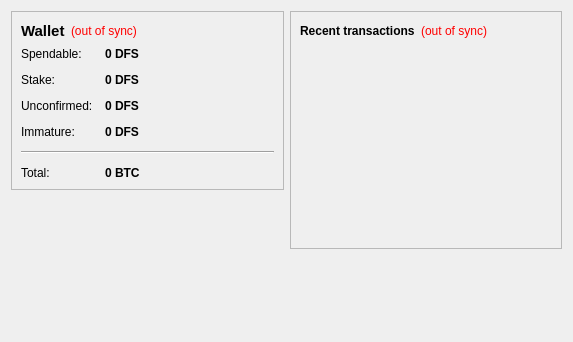
<?xml version="1.0" encoding="UTF-8"?>
<ui version="4.0">
 <class>OverviewPage</class>
 <widget class="QWidget" name="OverviewPage">
  <property name="geometry">
   <rect>
    <x>0</x>
    <y>0</y>
    <width>573</width>
    <height>342</height>
   </rect>
  </property>
  <property name="windowTitle">
   <string>Form</string>
  </property>
  <layout class="QHBoxLayout" name="horizontalLayout" stretch="1,1">
   <item>
    <layout class="QVBoxLayout" name="verticalLayout_2">
     <item>
      <widget class="QFrame" name="frame">
       <property name="frameShape">
        <enum>QFrame::StyledPanel</enum>
       </property>
       <property name="frameShadow">
        <enum>QFrame::Raised</enum>
       </property>
       <layout class="QVBoxLayout" name="verticalLayout_4">
        <item>
         <layout class="QHBoxLayout" name="horizontalLayout_4">
          <item>
           <widget class="QLabel" name="label_5">
            <property name="font">
             <font>
              <pointsize>11</pointsize>
              <weight>75</weight>
              <bold>true</bold>
             </font>
            </property>
            <property name="text">
             <string>Wallet</string>
            </property>
           </widget>
          </item>
          <item>
           <widget class="QLabel" name="labelWalletStatus">
            <property name="toolTip">
             <string>The displayed information may be out of date. Your wallet automatically synchronizes with the DFSCoin network after a connection is established, but this process has not completed yet.</string>
            </property>
            <property name="styleSheet">
             <string notr="true">QLabel { color: red; }</string>
            </property>
            <property name="text">
             <string notr="true">(out of sync)</string>
            </property>
            <property name="alignment">
             <set>Qt::AlignLeading|Qt::AlignLeft|Qt::AlignVCenter</set>
            </property>
           </widget>
          </item>
          <item>
           <spacer name="horizontalSpacer_2">
            <property name="orientation">
             <enum>Qt::Horizontal</enum>
            </property>
            <property name="sizeHint" stdset="0">
             <size>
              <width>40</width>
              <height>20</height>
             </size>
            </property>
           </spacer>
          </item>
         </layout>
        </item>
        <item>
         <layout class="QFormLayout" name="formLayout_2">
          <property name="fieldGrowthPolicy">
           <enum>QFormLayout::AllNonFixedFieldsGrow</enum>
          </property>
          <property name="horizontalSpacing">
           <number>12</number>
          </property>
          <property name="verticalSpacing">
           <number>12</number>
          </property>
          <item row="0" column="0">
           <widget class="QLabel" name="label">
            <property name="text">
             <string>Spendable:</string>
            </property>
           </widget>
          </item>
          <item row="0" column="1">
           <widget class="QLabel" name="labelBalance">
            <property name="font">
             <font>
              <weight>75</weight>
              <bold>true</bold>
             </font>
            </property>
            <property name="cursor">
             <cursorShape>IBeamCursor</cursorShape>
            </property>
            <property name="toolTip">
             <string>Your current spendable balance</string>
            </property>
            <property name="text">
             <string notr="true">0 DFS</string>
            </property>
            <property name="textInteractionFlags">
             <set>Qt::LinksAccessibleByMouse|Qt::TextSelectableByKeyboard|Qt::TextSelectableByMouse</set>
            </property>
           </widget>
          </item>
          <item row="1" column="0">
           <widget class="QLabel" name="label_6">
            <property name="text">
             <string>Stake:</string>
            </property>
           </widget>
          </item>
          <item row="1" column="1">
           <widget class="QLabel" name="labelStake">
            <property name="font">
             <font>
              <weight>75</weight>
              <bold>true</bold>
             </font>
            </property>
            <property name="cursor">
             <cursorShape>IBeamCursor</cursorShape>
            </property>
            <property name="toolTip">
             <string>Total of coins that was staked, and do not yet count toward the current balance</string>
            </property>
            <property name="text">
             <string notr="true">0 DFS</string>
            </property>
            <property name="textInteractionFlags">
             <set>Qt::LinksAccessibleByMouse|Qt::TextSelectableByKeyboard|Qt::TextSelectableByMouse</set>
            </property>
           </widget>
          </item>
          <item row="2" column="0">
           <widget class="QLabel" name="label_3">
            <property name="text">
             <string>Unconfirmed:</string>
            </property>
           </widget>
          </item>
          <item row="2" column="1">
           <widget class="QLabel" name="labelUnconfirmed">
            <property name="font">
             <font>
              <weight>75</weight>
              <bold>true</bold>
             </font>
            </property>
            <property name="cursor">
             <cursorShape>IBeamCursor</cursorShape>
            </property>
            <property name="toolTip">
             <string>Total of transactions that have yet to be confirmed, and do not yet count toward the current balance</string>
            </property>
            <property name="text">
             <string notr="true">0 DFS</string>
            </property>
            <property name="textInteractionFlags">
             <set>Qt::LinksAccessibleByMouse|Qt::TextSelectableByKeyboard|Qt::TextSelectableByMouse</set>
            </property>
           </widget>
          </item>
          <item row="3" column="0">
           <widget class="QLabel" name="labelImmatureText">
            <property name="text">
             <string>Immature:</string>
            </property>
           </widget>
          </item>
          <item row="3" column="1">
           <widget class="QLabel" name="labelImmature">
            <property name="font">
             <font>
              <weight>75</weight>
              <bold>true</bold>
             </font>
            </property>
            <property name="toolTip">
             <string>Mined balance that has not yet matured</string>
            </property>
            <property name="text">
             <string notr="true">0 DFS</string>
            </property>
            <property name="textInteractionFlags">
             <set>Qt::LinksAccessibleByMouse|Qt::TextSelectableByKeyboard|Qt::TextSelectableByMouse</set>
            </property>
           </widget>
          </item>
          <item row="4" column="0" colspan="2">
           <widget class="Line" name="line">
            <property name="orientation">
             <enum>Qt::Horizontal</enum>
            </property>
           </widget>
          </item>
          <item row="5" column="0">
           <widget class="QLabel" name="labelTotalText">
            <property name="text">
             <string>Total:</string>
            </property>
           </widget>
          </item>
          <item row="5" column="1">
           <widget class="QLabel" name="labelTotal">
            <property name="font">
             <font>
              <weight>75</weight>
              <bold>true</bold>
             </font>
            </property>
            <property name="cursor">
             <cursorShape>IBeamCursor</cursorShape>
            </property>
            <property name="toolTip">
             <string>Your current total balance</string>
            </property>
            <property name="text">
             <string notr="true">0 BTC</string>
            </property>
            <property name="textInteractionFlags">
             <set>Qt::LinksAccessibleByMouse|Qt::TextSelectableByKeyboard|Qt::TextSelectableByMouse</set>
            </property>
           </widget>
          </item>
         </layout>
        </item>
       </layout>
      </widget>
     </item>
     <item>
      <spacer name="verticalSpacer">
       <property name="orientation">
        <enum>Qt::Vertical</enum>
       </property>
       <property name="sizeHint" stdset="0">
        <size>
         <width>20</width>
         <height>40</height>
        </size>
       </property>
      </spacer>
     </item>
    </layout>
   </item>
   <item>
    <layout class="QVBoxLayout" name="verticalLayout_3">
     <item>
      <widget class="QFrame" name="frame_2">
       <property name="frameShape">
        <enum>QFrame::StyledPanel</enum>
       </property>
       <property name="frameShadow">
        <enum>QFrame::Raised</enum>
       </property>
       <layout class="QVBoxLayout" name="verticalLayout">
        <item>
         <layout class="QHBoxLayout" name="horizontalLayout_2">
          <item>
           <widget class="QLabel" name="label_4">
            <property name="text">
             <string>&lt;b&gt;Recent transactions&lt;/b&gt;</string>
            </property>
           </widget>
          </item>
          <item>
           <widget class="QLabel" name="labelTransactionsStatus">
            <property name="toolTip">
             <string>The displayed information may be out of date. Your wallet automatically synchronizes with the DFSCoin network after a connection is established, but this process has not completed yet.</string>
            </property>
            <property name="styleSheet">
             <string notr="true">QLabel { color: red; }</string>
            </property>
            <property name="text">
             <string notr="true">(out of sync)</string>
            </property>
            <property name="alignment">
             <set>Qt::AlignRight|Qt::AlignTrailing|Qt::AlignVCenter</set>
            </property>
           </widget>
          </item>
          <item>
           <spacer name="horizontalSpacer">
            <property name="orientation">
             <enum>Qt::Horizontal</enum>
            </property>
            <property name="sizeHint" stdset="0">
             <size>
              <width>40</width>
              <height>20</height>
             </size>
            </property>
           </spacer>
          </item>
         </layout>
        </item>
        <item>
         <widget class="QListView" name="listTransactions">
          <property name="styleSheet">
           <string notr="true">QListView { background: transparent; }</string>
          </property>
          <property name="frameShape">
           <enum>QFrame::NoFrame</enum>
          </property>
          <property name="verticalScrollBarPolicy">
           <enum>Qt::ScrollBarAlwaysOff</enum>
          </property>
          <property name="horizontalScrollBarPolicy">
           <enum>Qt::ScrollBarAlwaysOff</enum>
          </property>
          <property name="selectionMode">
           <enum>QAbstractItemView::NoSelection</enum>
          </property>
         </widget>
        </item>
       </layout>
      </widget>
     </item>
     <item>
      <spacer name="verticalSpacer_2">
       <property name="orientation">
        <enum>Qt::Vertical</enum>
       </property>
       <property name="sizeHint" stdset="0">
        <size>
         <width>20</width>
         <height>40</height>
        </size>
       </property>
      </spacer>
     </item>
    </layout>
   </item>
  </layout>
 </widget>
 <resources/>
 <connections/>
</ui>
